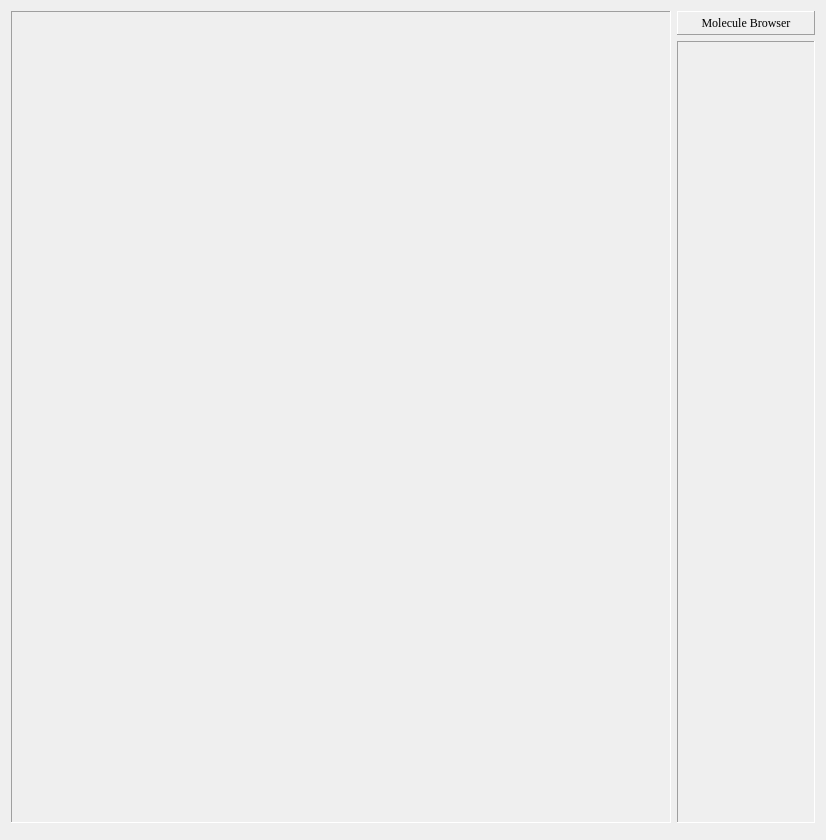
<?xml version="1.0" encoding="UTF-8"?>
<ui version="4.0">
 <class>MainWindowBase</class>
 <widget class="QWidget" name="MainWindowBase">
  <property name="geometry">
   <rect>
    <x>0</x>
    <y>0</y>
    <width>824</width>
    <height>840</height>
   </rect>
  </property>
  <property name="sizePolicy">
   <sizepolicy hsizetype="Preferred" vsizetype="Preferred">
    <horstretch>0</horstretch>
    <verstretch>0</verstretch>
   </sizepolicy>
  </property>
  <property name="minimumSize">
   <size>
    <width>0</width>
    <height>0</height>
   </size>
  </property>
  <property name="windowTitle">
   <string>MainWindowBase</string>
  </property>
  <layout class="QGridLayout" name="gridLayout_2">
   <item row="0" column="0">
    <widget class="QFrame" name="m_Frame_MainView">
     <property name="minimumSize">
      <size>
       <width>0</width>
       <height>0</height>
      </size>
     </property>
     <property name="frameShape">
      <enum>QFrame::Panel</enum>
     </property>
     <property name="frameShadow">
      <enum>QFrame::Sunken</enum>
     </property>
     <layout class="QGridLayout" name="gridLayout_3">
      <item row="0" column="0">
       <widget class="QSplitter" name="m_SplitViewer">
        <property name="sizePolicy">
         <sizepolicy hsizetype="Expanding" vsizetype="Expanding">
          <horstretch>0</horstretch>
          <verstretch>0</verstretch>
         </sizepolicy>
        </property>
        <property name="minimumSize">
         <size>
          <width>640</width>
          <height>480</height>
         </size>
        </property>
        <property name="orientation">
         <enum>Qt::Horizontal</enum>
        </property>
       </widget>
      </item>
     </layout>
    </widget>
   </item>
   <item row="0" column="1">
    <layout class="QGridLayout" name="gridLayout">
     <item row="0" column="0">
      <widget class="QLabel" name="label">
       <property name="minimumSize">
        <size>
         <width>138</width>
         <height>24</height>
        </size>
       </property>
       <property name="maximumSize">
        <size>
         <width>138</width>
         <height>24</height>
        </size>
       </property>
       <property name="font">
        <font>
         <family>Georgia</family>
        </font>
       </property>
       <property name="frameShape">
        <enum>QFrame::Panel</enum>
       </property>
       <property name="frameShadow">
        <enum>QFrame::Raised</enum>
       </property>
       <property name="text">
        <string>Molecule Browser</string>
       </property>
       <property name="alignment">
        <set>Qt::AlignCenter</set>
       </property>
      </widget>
     </item>
     <item row="1" column="0">
      <widget class="QFrame" name="m_Frame_MoleculeBrowser">
       <property name="sizePolicy">
        <sizepolicy hsizetype="Preferred" vsizetype="Preferred">
         <horstretch>0</horstretch>
         <verstretch>0</verstretch>
        </sizepolicy>
       </property>
       <property name="minimumSize">
        <size>
         <width>138</width>
         <height>0</height>
        </size>
       </property>
       <property name="maximumSize">
        <size>
         <width>138</width>
         <height>16777215</height>
        </size>
       </property>
       <property name="font">
        <font>
         <family>Georgia</family>
        </font>
       </property>
       <property name="frameShape">
        <enum>QFrame::Panel</enum>
       </property>
       <property name="frameShadow">
        <enum>QFrame::Sunken</enum>
       </property>
       <layout class="QGridLayout" name="gridLayout_5">
        <item row="0" column="0">
         <widget class="Q3ListBox" name="m_DataSetsListBox">
          <property name="minimumSize">
           <size>
            <width>118</width>
            <height>0</height>
           </size>
          </property>
         </widget>
        </item>
       </layout>
      </widget>
     </item>
    </layout>
   </item>
   <item row="1" column="0" colspan="2">
    <widget class="QFrame" name="m_PropertiesGroupBox">
     <property name="sizePolicy">
      <sizepolicy hsizetype="Preferred" vsizetype="Preferred">
       <horstretch>0</horstretch>
       <verstretch>0</verstretch>
      </sizepolicy>
     </property>
     <property name="minimumSize">
      <size>
       <width>0</width>
       <height>0</height>
      </size>
     </property>
     <property name="maximumSize">
      <size>
       <width>16777215</width>
       <height>16777215</height>
      </size>
     </property>
     <property name="frameShape">
      <enum>QFrame::Panel</enum>
     </property>
     <property name="frameShadow">
      <enum>QFrame::Sunken</enum>
     </property>
    </widget>
   </item>
  </layout>
 </widget>
 <customwidgets>
  <customwidget>
   <class>Q3Frame</class>
   <extends>QFrame</extends>
   <header>Qt3Support/Q3Frame</header>
   <container>1</container>
  </customwidget>
  <customwidget>
   <class>Q3ListBox</class>
   <extends>Q3Frame</extends>
   <header>q3listbox.h</header>
  </customwidget>
 </customwidgets>
 <resources/>
 <connections/>
</ui>
